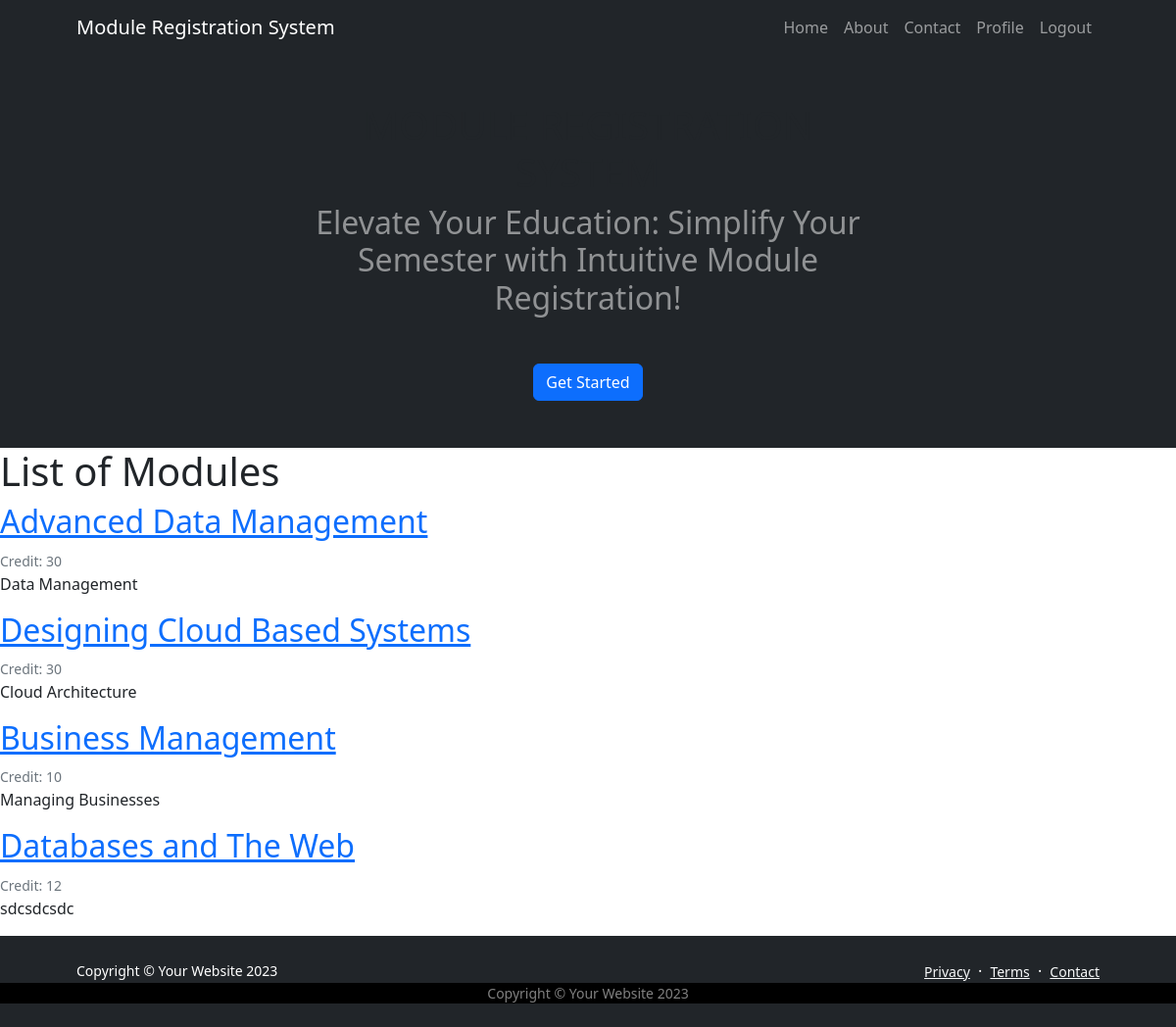
/modulelist (signed in), run on the app's committed database.
### itreporting/models.py (models this page shows, shortened)
class Module(models.Model):
    name = models.TextField(max_length = 100)
    code = models.CharField(max_length = 5)
    credit = models.CharField(max_length = 5)
    category = models.CharField(max_length = 100, choices = [('Humanities', 'Humanities'),
                                                            ('Social Sciences', 'Social Sciences'),
                                                            ('Natural Sciences', 'Natural Sciences'),
                                                            ('Mathematics and Satistics', 'Mathematics and Statistics'),
                                                            ('Computer Science and Information Technology', 'Computer Science and Information Technology'),
                                                            ('Engineering', 'Engineering'),
                                                            ('Health Sciences', 'Health Sciences'),
                                                            ('Business and Economics', 'Business and Economics'),
                                                            ('Fine Arts', 'Fine Arts'),
                                                            ('Law', 'Law'),
                                                            ('Languages and Linguistics', 'Languages and Linguistics'),
                                                            ('Architecture', 'Architecture')])
    description = models.TextField()
    availability = models.CharField(max_length = 100, choices = [('Open', 'Open'), ('Closed', 'Closed')])
    def __str__(self):
        return f'{self.name}'

### itreporting/views.py (the view)
# urls.py: path('modulelist', views.modulelist, name='modules'),
def modulelist(request):
    daily_module = {'modules': Module.objects.all(), 'title': 'Modules Registered'}
    return render(request, 'itreporting/modules.html', daily_module)

### itreporting/templates/itreporting/modules.html
{% extends "itreporting/base.html" %}
{% block content %}
<body>
    <h1>List of {{ Course }} Modules</h1>
    {% for module in modules %}
        <article class="media content-section">
            <div class="media-body">
                <h2><a class="article-title" href="{% url 'itreporting:module' module.id %}">{{ module }}</a></h2>
                <small class="text-muted">Credit: {{ module.credit }}</small>
                <p class="article-content">{{ module.description }}</p>
            </div>
        </article>
    {% endfor %}
</body>
{% endblock content %}

### data on the page
Module: name "Advanced Data Management", credit "30", description "Data Management"
Module: name "Designing Cloud Based Systems", credit "30", description "Cloud Architecture"
Module: name "Business Management", credit "10", description "Managing Businesses"
Module: name "Databases and The Web", credit "12", description "sdcsdcsdc"
